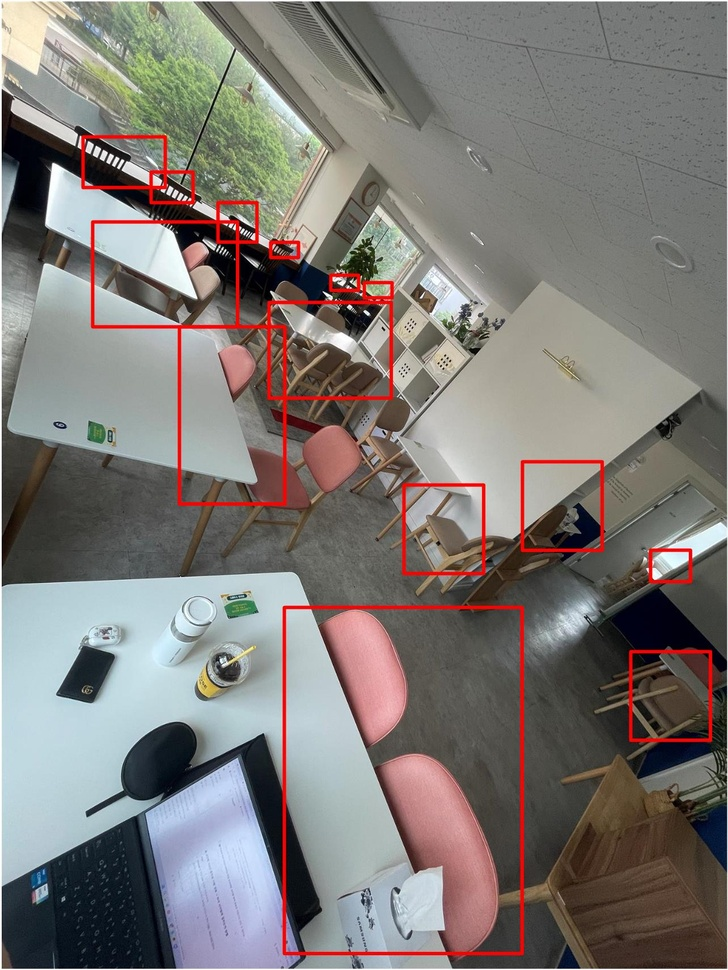
#> input picture grace.jpg, 728 x 970 px, shrunk from 1284 x 1711 before the run, given in place of IMG_0110.jpg, which was not available
$ python main2.py
#> lines starting #> are read from the running program, lines starting #| are printed output that depends on the picture; after the words box and inside, x2 and y2 are one past the last pixel; in counts of white or black regions, pixels touching at a corner belong together; pictures that were not available may be replaced by others from this repository, and a replacement may not be noted
import cv2
import numpy as np
import matplotlib.pyplot as plt

def extract_seat_boxes(image_path, debug=False):
#> called with debug = True
    img = cv2.imread(image_path)
#> img is the input picture: shape (970, 728, 3); mean B, G, R 117.6, 121, 125.7
    if img is None:
        raise FileNotFoundError("이미지 경로 확인")

    hsv = cv2.cvtColor(img, cv2.COLOR_BGR2HSV)
#> hsv: shape (970, 728, 3); mean H, S, V 54.8, 48.7, 133.4

    # 파란색 범위를 더 정확하게 설정
    blue_ranges = [
        ([100, 100, 100], [130, 255, 255]),  # 진한 파란색
        ([90, 80, 80], [125, 255, 255]),     # 중간 파란색
    ]

    combined_mask = np.zeros(hsv.shape[:2], dtype=np.uint8)

    for lower, upper in blue_ranges:
        lower_blue = np.array(lower)
        upper_blue = np.array(upper)
        mask = cv2.inRange(hsv, lower_blue, upper_blue)
        combined_mask = cv2.bitwise_or(combined_mask, mask)
#> this loop made 2 passes
#> pass 1, in extract_seat_boxes, `mask = cv2.inRange(hsv, lower_blue, upper_blue)`:
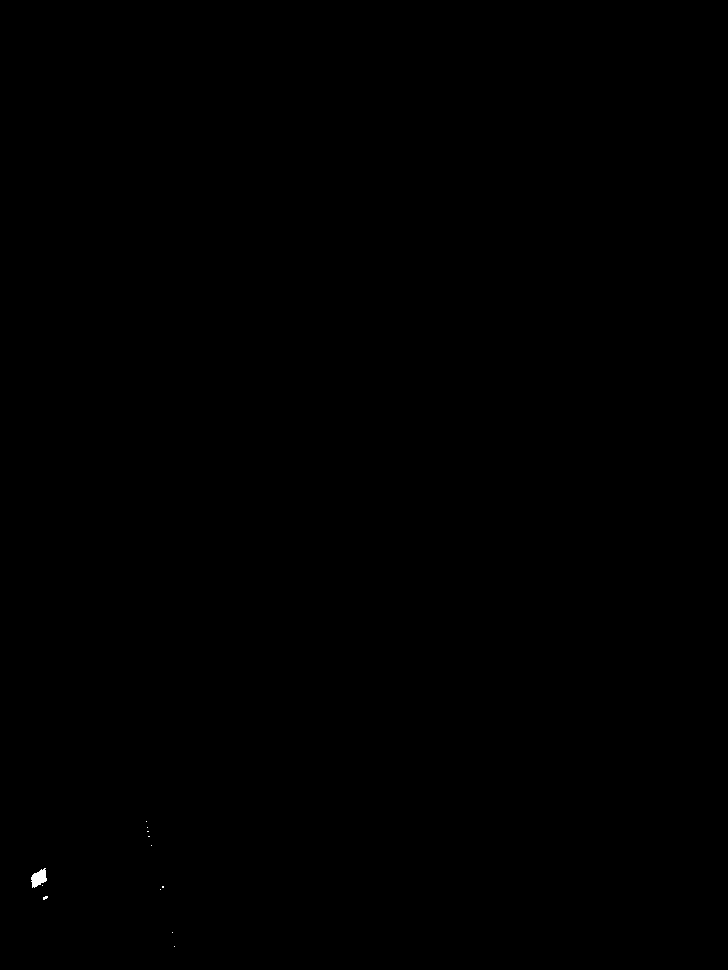
#> mask: shape (970, 728); 0.03% white; 12 white regions (11 under 20 px), largest, box (x1, y1, x2, y2) and area: (31, 868, 47, 888) 200
#> pass 2, in extract_seat_boxes, `mask = cv2.inRange(hsv, lower_blue, upper_blue)`:
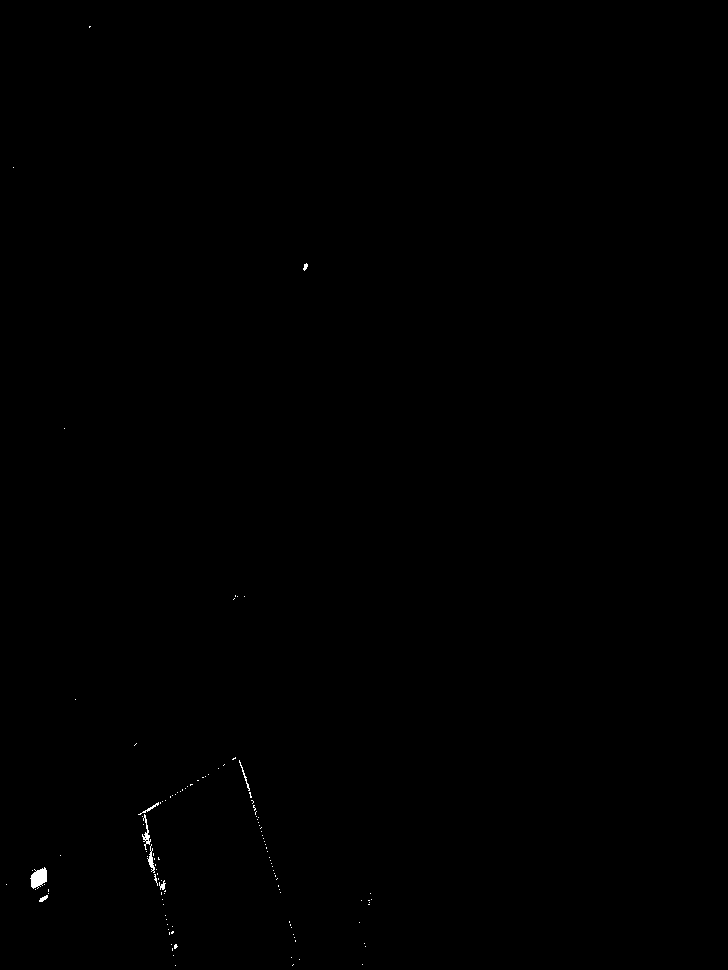
#> mask: shape (970, 728); 0.12% white; 120 white regions (112 under 20 px), largest, box (x1, y1, x2, y2) and area: (30, 867, 47, 889) 250, (142, 814, 151, 850) 105, (147, 844, 155, 873) 83

    # 노이즈 제거 (더 강하게)
    kernel = np.ones((2,2), np.uint8)
    combined_mask = cv2.morphologyEx(combined_mask, cv2.MORPH_CLOSE, kernel)
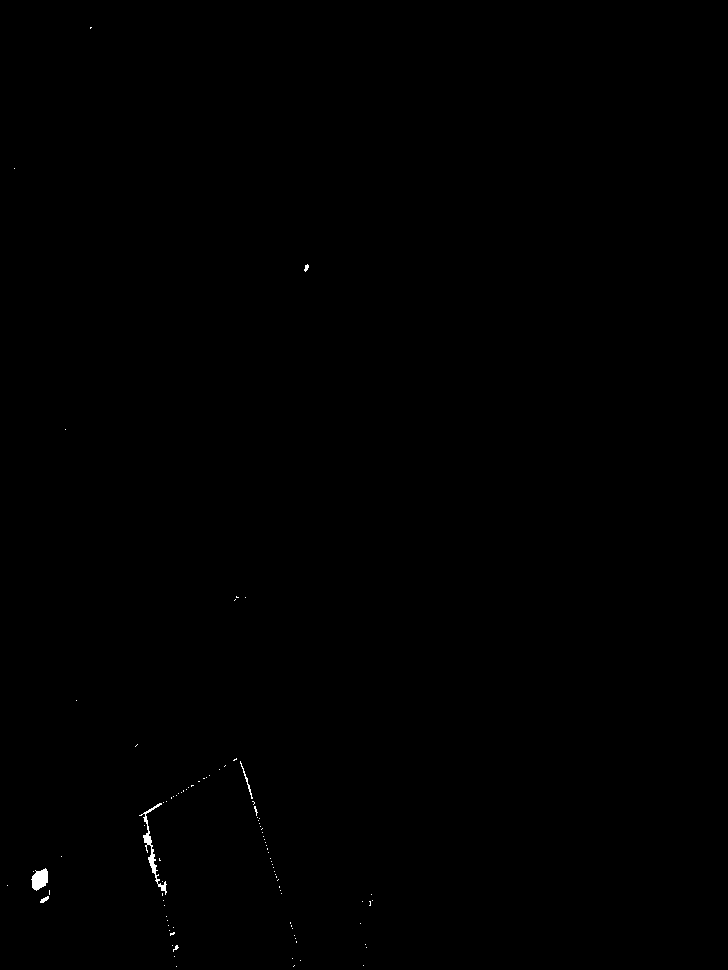
#> combined_mask: shape (970, 728); 0.13% white; 94 white regions (89 under 20 px), largest, box (x1, y1, x2, y2) and area: (139, 803, 167, 895) 380, (31, 868, 48, 891) 268, (240, 761, 253, 799) 63, (40, 896, 49, 903) 34, (304, 264, 309, 272) 24
    combined_mask = cv2.morphologyEx(combined_mask, cv2.MORPH_OPEN, kernel)
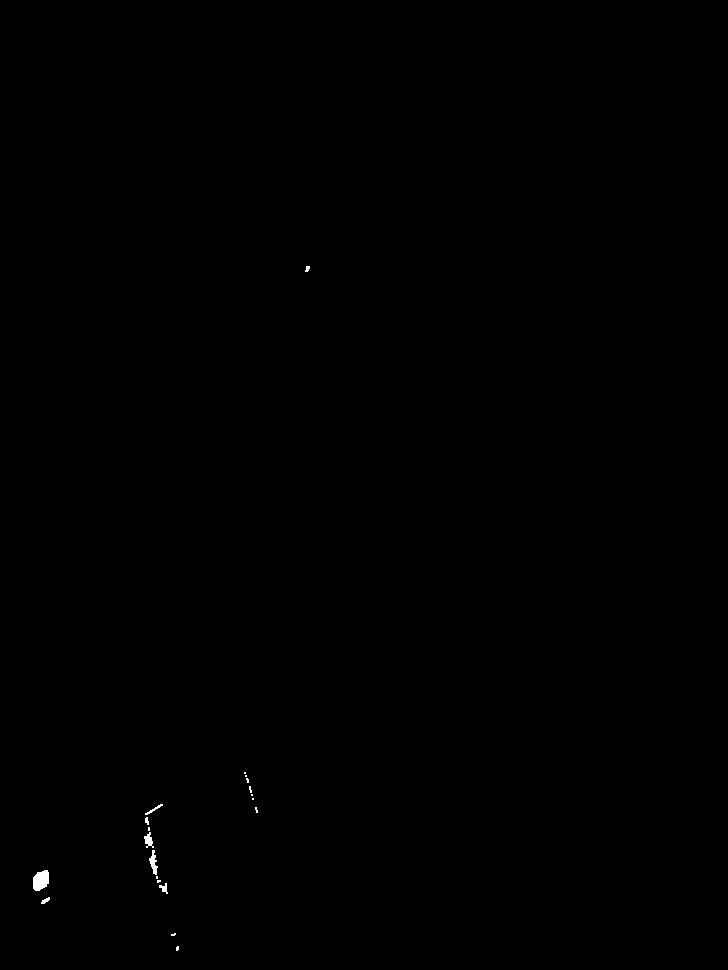
#> combined_mask: shape (970, 728); 0.1% white; 20 white regions (12 under 20 px), largest, box (x1, y1, x2, y2) and area: (33, 870, 49, 891) 264, (149, 850, 158, 875) 113, (144, 832, 154, 848) 87

    # 에지 검출
    edges = cv2.Canny(combined_mask, 50, 150)
#> edges: shape (970, 728); 0.05% white in thin lines or dots, all inside (x1, y1, x2, y2) = (32, 265, 310, 951)

    # 허프 변환으로 직선 검출
    lines = cv2.HoughLinesP(edges, 1, np.pi/180, threshold=30, minLineLength=20, maxLineGap=10)
#> lines = [[154, 854, 161, 890]]

    # 방법 1: 윤곽선 기반 사각형 검출
    contours, _ = cv2.findContours(combined_mask, cv2.RETR_EXTERNAL, cv2.CHAIN_APPROX_SIMPLE)
#> contours = 20 contours, 14 with area under 20; largest, box (x1, y1, x2, y2) and area: (33, 870, 49, 891) 235, (149, 850, 158, 875) 84, (144, 832, 154, 848) 62, (159, 883, 168, 894) 32, (145, 804, 163, 815) 28, (41, 897, 50, 904) 23
    print('lines', len(lines))
#| lines 1
    print('contours', len(contours))
#| contours 20
    rects = []
    i = 0
    j = 0
    for contour in contours:
        # 윤곽선 근사화
        epsilon = 0.03 * cv2.arcLength(contour, True)
        approx = cv2.approxPolyDP(contour, epsilon, True)

        print(j, ' ', contour)
        j+=1
        # 사각형 조건 확인
        if len(approx) == 4:  # 4개 이상의 꼭짓점
            x, y, w, h = cv2.boundingRect(contour)

            # 크기 필터링 (너무 작거나 큰 것 제외)
            if 50 < w and 50 < h:
                aspect_ratio = w / h
                area = cv2.contourArea(contour)

                # 종횡비와 면적 조건
                if 0.3 < aspect_ratio < 3.0 and area > 50:
                    rects.append((x, y, w, h))
                    print(i, ' : ', x, y, w, h)
                    i+=1
#> this loop made 20 passes
#> (epsilon, approx, x, y, h) on passes 6, 10, 14, 15, 18, 19: (0.18, [[156, 876], [156, 878], [157, 878], [157, 876]], 156, 876, 3), (0.24, [[148, 827], [148, 830], [149, 830], [149, 827]], 148, 827, 4), (0.12, [[252, 798], [252, 799], [253, 799], [253, 798]], 252, 798, 2), (0.12, [[251, 794], [251, 795], [252, 795], [252, 794]], 251, 794, 2), (0.12, [[245, 775], [245, 776], [246, 776], [246, 775]], 245, 775, 2), (0.12, [[244, 772], [244, 773], [245, 773], [245, 772]], 244, 772, 2)
#> epsilon on passes 1, 2, 3, 4, 5, 7: 0.325, 0.325, 0.699, 1.05, 0.282, 1.85
#> (printed output is left out)
#> after the loop, i = 0; j = 20; rects = []

    print(len(rects))
#| 0


    # 디버그 모드에서 결과 시각화
    if debug:
        print('debug')
        fig, axes = plt.subplots(2, 2, figsize=(15, 12))

        # 원본 이미지
        axes[0, 0].imshow(cv2.cvtColor(img, cv2.COLOR_BGR2RGB))
        axes[0, 0].set_title('Original Image')
        axes[0, 0].axis('off')

        # 마스크
        axes[0, 1].imshow(combined_mask, cmap='gray')
        axes[0, 1].set_title('Blue Mask')
        axes[0, 1].axis('off')

        # 에지
        axes[1, 0].imshow(edges, cmap='gray')
        axes[1, 0].set_title('Edges')
        axes[1, 0].axis('off')

        # 검출된 사각형
        result_img = img.copy()
        for i, (x, y, w, h) in enumerate(rects):
            print(rects[i])
            cv2.rectangle(result_img, (x, y), (x + w, y + h), (0, 255, 0), 2)
            cv2.putText(result_img, f'{i+1}', (x + 5, y + 20),
                       cv2.FONT_HERSHEY_SIMPLEX, 0.7, (0, 255, 0), 2)
#> this loop made 0 passes

        # 직선도 표시
        if lines is not None:
            for line in lines:
                x1, y1, x2, y2 = line[0]
                cv2.line(result_img, (x1, y1), (x2, y2), (255, 0, 0), 1)
#> this loop made 1 pass
#> result_img: shape (970, 728, 3); 0.01% of pixels changed, all inside (x1, y1, x2, y2) = (154, 854, 162, 891)

        axes[1, 1].imshow(cv2.cvtColor(result_img, cv2.COLOR_BGR2RGB))
        axes[1, 1].set_title(f'Detected Rectangles ({len(rects)})')
        axes[1, 1].axis('off')

        plt.tight_layout()
        plt.show()
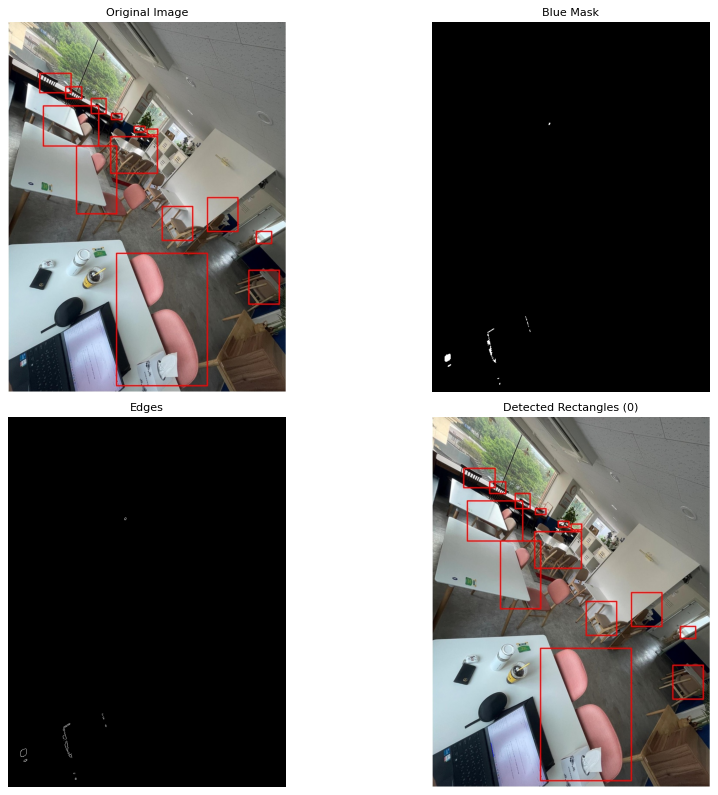
#> figure drawn by matplotlib, 4 panels

    return rects

def get_seat_coordinates(image_path, debug=False):
    """좌석 사각형들의 좌표를 반환하는 메인 함수"""
    try:
        rectangles = extract_seat_boxes(image_path, debug)
#> rectangles = []

        print(f"\n검출된 좌석 사각형 정보:")
        print(f"총 개수: {len(rectangles)}")
#| 총 개수: 0
        print("좌표 정보 (x, y, width, height):")

        for i, (x, y, w, h) in enumerate(rectangles):
            print(f"  사각형 {i+1}: ({x}, {y}, {w}, {h})")
            print(f"    중심점: ({x + w//2}, {y + h//2})")
            print(f"    면적: {w * h}")

        return rectangles

    except Exception as e:
        print(f"에러 발생: {e}")
        return []

def draw_boxes_on_image(image_path, boxes, output_path):
    img = cv2.imread(image_path)
    if img is None:
        raise FileNotFoundError(f"이미지를 찾을 수 없습니다: {image_path}")

    for i, (x1, y1, x2, y2) in enumerate(boxes):
        # 초록색 박스 (B, G, R)
        cv2.rectangle(img, (x1, y1), (x1 + x2, y1 + y2), (0, 255, 0), 2)
        # 번호 표시
        cv2.putText(img, str(i+1), (x1, y1-10), cv2.FONT_HERSHEY_SIMPLEX, 0.7, (0, 255, 0), 2)

    cv2.imwrite(output_path, img)

#def image_processing(coordinates):


# 사용 예제
if __name__ == "__main__":

    input_seats = "10" # <- 파라미터로 넘겨진 좌석 총 갯수. 인풋으로 받아야 함.
    image_path = "/Users/icecoff22/katec/video-processing/katec/IMG_0110.jpg"
    result_path = "/Users/icecoff22/katec/video-processing/katec/grace_with_boxes.jpg"

    coordinates = get_seat_coordinates(image_path, debug=True)
#> coordinates = []

    # 좌석 갯수가 들어온 입력 갯수와 맞지 않으면.
    #if len(coordinates) is not input_seats:
        #TODO : 맞지않을 때 리턴 값 상의하기.
    #    return -1

    #image_processing(coordinates)

    draw_boxes_on_image(image_path, coordinates, result_path)
    print(f"결과 이미지 저장 완료: {result_path}")
